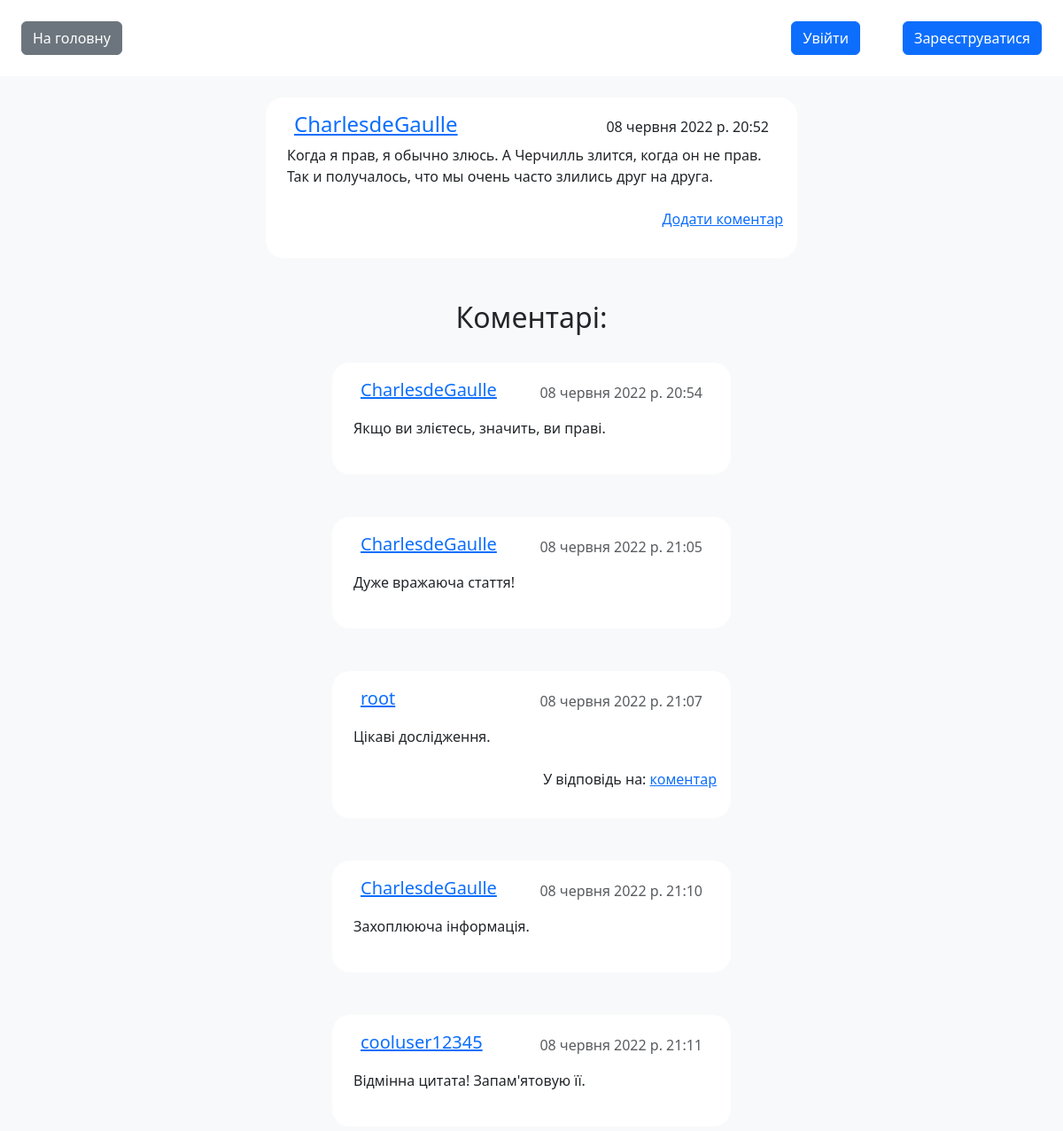
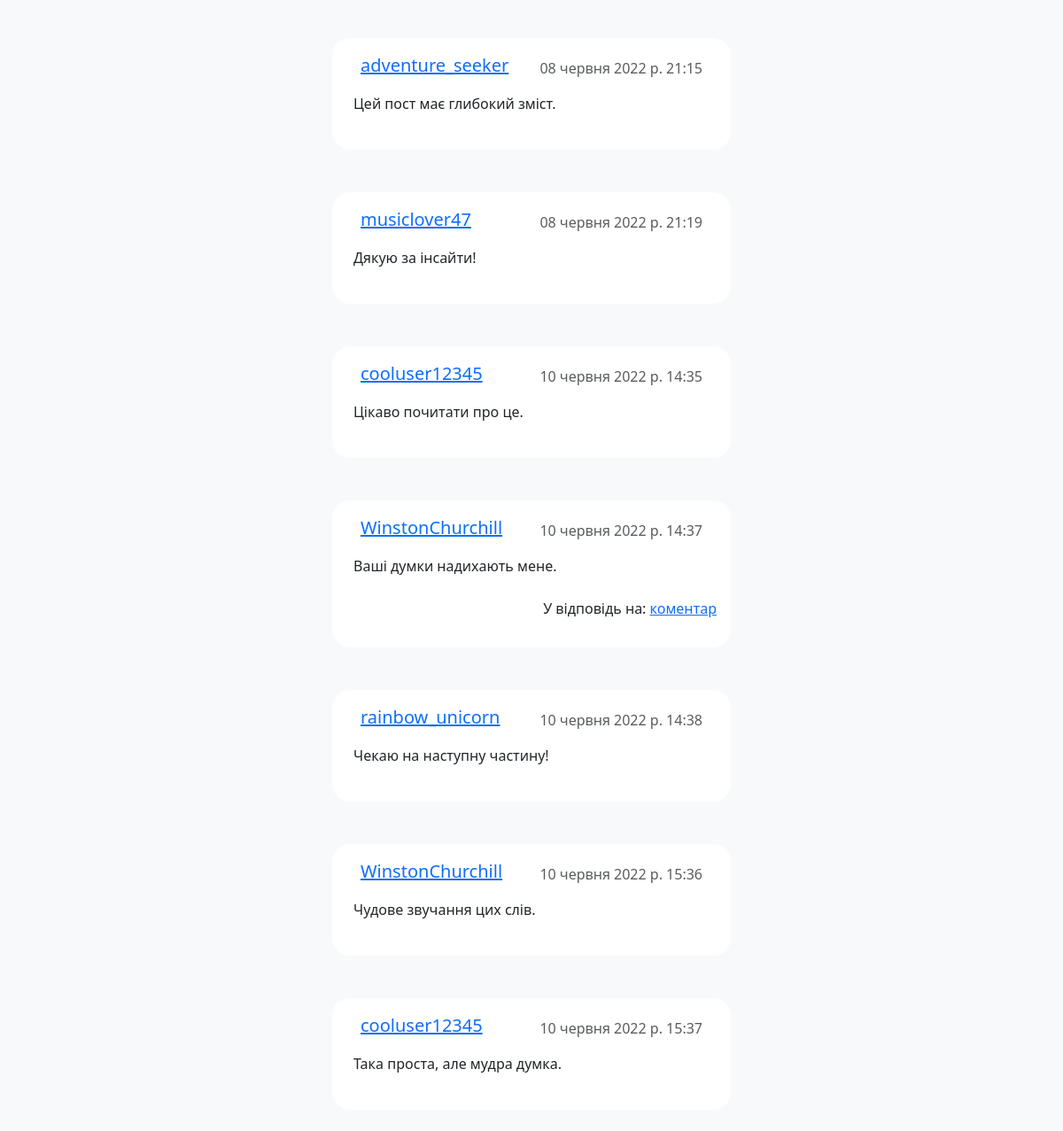
/post/2/comments/, run on the app's committed database (2 pictures, top to bottom).
### blog/models.py (models this page shows)
class Post(models.Model):
    id = models.AutoField(primary_key=True)
    author = models.ForeignKey(User, on_delete=models.CASCADE)
    content = models.TextField(blank=True, verbose_name="Текст статті", null=False)
    time_create = models.DateTimeField(auto_now_add=True, verbose_name="Час створення")
    time_update = models.DateTimeField(auto_now=True, verbose_name="Час редагування")
    class Meta:
        verbose_name = 'Пости'
        verbose_name_plural = 'Пости'
        ordering = ['-time_create']

class Comment(models.Model):
    id = models.AutoField(primary_key=True)
    author = models.ForeignKey(User, on_delete=models.CASCADE, verbose_name="Автор")
    post = models.ForeignKey('blog.Post', on_delete=models.CASCADE, verbose_name="Пост")
    related_comment = models.ForeignKey('self', null=True, blank=True, on_delete=models.SET_NULL,
                                        verbose_name="Пов'язаний коментар")
    content = models.TextField(blank=True, verbose_name="Текст коментаря", null=False)
    time_create = models.DateTimeField(auto_now_add=True, verbose_name="Час створення")
    time_update = models.DateTimeField(auto_now=True, verbose_name="Час редагування")
    class Meta:
        verbose_name = 'Коментарі'
        verbose_name_plural = 'Коментарі'
        ordering = ['time_create']

### blog/views.py (the view)
# urls.py: path('post/<int:post_id>/comments/', PostCommentsView.as_view(), name='post_comments'),
class PostCommentsView(View):
    def get(self, request, post_id):
        post = Post.objects.get(id=post_id)
        comments = Comment.objects.filter(post=post)
        return render(request, 'blog/post_comments.html', {'post': post, 'comments': comments})

### blog/templates/blog/post_comments.html (shortened to what this page needs)
{% extends 'blog/base.html' %}
{% block content %}
<main class="d-flex flex-column align-items-center gap-4 w-100">
    <div class="post mb-4 p-3 bg-white w-50  rounded-20  min-w-450">
        <div class="d-flex justify-content-between align-items-end  mx-3">
            <p class="h4 m-0"><a href="{% url 'user_posts' username=post.author.username %}">{{ post.author }}</a></p>
            <p class="m-0">{{ post.time_create }}</p></div>
        <div><p class="text-lg p-2">{{ post.content }}</p></div>
        <div class="w-70 ml-30 g-4 justify-content-between d-flex flex-row-reverse">
            <p><a href="{% url 'add_comment' post.id %}" class="w-50 mb-0">Додати коментар</a></p>
        </div>
    </div>
    <div class="d-flex flex-column align-items-center gap-4 w-50">
        <h2>Коментарі:</h2>
        {% for comment in comments %}
        <div class="mb-4 p-3 bg-white rounded-20 w-75 min-w-300 " id="comment_{{ comment.id }}">
            <div class="d-flex justify-content-between align-items-end  mx-3">
                <p class="fw-medium fs-5 mb-2"><a href="{% url 'user_posts' username=comment.author.username %}"
                                                  class="w-50 mb-0">{{comment.author.username}}</a></p>
                <p class="mb-2 text-muted">{{ comment.time_create }}</p>
            </div>
            <div><p class="text-lg p-2 text-break">{{ comment.content }} </p></div>
            <div class="w-70 ml-30 g-4 justify-content-between d-flex flex-row-reverse ml-30">
                {% if comment.related_comment %}
                <p>У відповідь на: <a href="#comment_{{ comment.related_comment.id }}">коментар</a></p>
                {% endif %}
            </div>
        </div>
        {% empty %}
        <p>Комментарі відсутні.</p>
        {% endfor %}
    </div>
</main>
{% endblock %}

### static/css/styles.css (style rules this page uses)
html, body { margin: 0; height: 100%; }
.rounded-20 { border-radius: 20px; }
.min-w-300 { min-width: 300px; }
.min-w-450 { min-width: 450px; }
.w-70 { width:70% }
.ml-30 { margin-left: 30% }

### data on the page
Post: author "CharlesdeGaulle", time_create "08 червня 2022 р. 20:52", content "Когда я прав, я обычно злюсь. А Черчилль злится, когда он не прав. Так и получалось, что мы очень часто злились друг на друга."
Comment: author.username "CharlesdeGaulle", time_create "08 червня 2022 р. 20:54", content "Якщо ви злієтесь, значить, ви праві."
Comment: author.username "CharlesdeGaulle", time_create "08 червня 2022 р. 21:05", content "Дуже вражаюча стаття!"
Comment: author.username "root", time_create "08 червня 2022 р. 21:07", content "Цікаві дослідження."
Comment: author.username "CharlesdeGaulle", time_create "08 червня 2022 р. 21:10", content "Захоплююча інформація."
Comment: author.username "cooluser12345", time_create "08 червня 2022 р. 21:11", content "Відмінна цитата! Запам'ятовую її."
Comment: author.username "adventure_seeker", time_create "08 червня 2022 р. 21:15", content "Цей пост має глибокий зміст."
Comment: author.username "musiclover47", time_create "08 червня 2022 р. 21:19", content "Дякую за інсайти!"
Comment: author.username "cooluser12345", time_create "10 червня 2022 р. 14:35", content "Цікаво почитати про це."
Comment: author.username "WinstonChurchill", time_create "10 червня 2022 р. 14:37", content "Ваші думки надихають мене."
Comment: author.username "rainbow_unicorn", time_create "10 червня 2022 р. 14:38", content "Чекаю на наступну частину!"
Comment: author.username "WinstonChurchill", time_create "10 червня 2022 р. 15:36", content "Чудове звучання цих слів."
Comment: author.username "cooluser12345", time_create "10 червня 2022 р. 15:37", content "Така проста, але мудра думка."
